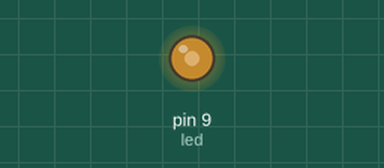
Recording of a sketch running on a simulated Arduino Uno, built with avr-gcc and run on an emulated ATmega328P. Shown: output pins drawn as LEDs (lit = HIGH).

Above: at 0.1 s.
Timing chart, 0 to 1.6 s (numbered marks = the images above):
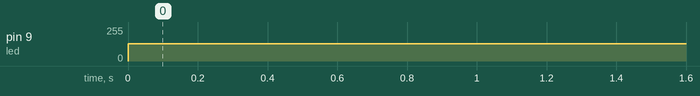

The sketch:

code.ino
```cpp
// 14-pwm-brightness

int led = 9;
int brightness = 128;  // ~50.2% duty cycle

void setup()
{
  pinMode(led, OUTPUT);
}

void loop()
{
  analogWrite(led, brightness);
}
```

Measured:
- by itself, pin 9 (led): 0/255 → 128/255 at 0.00 s
